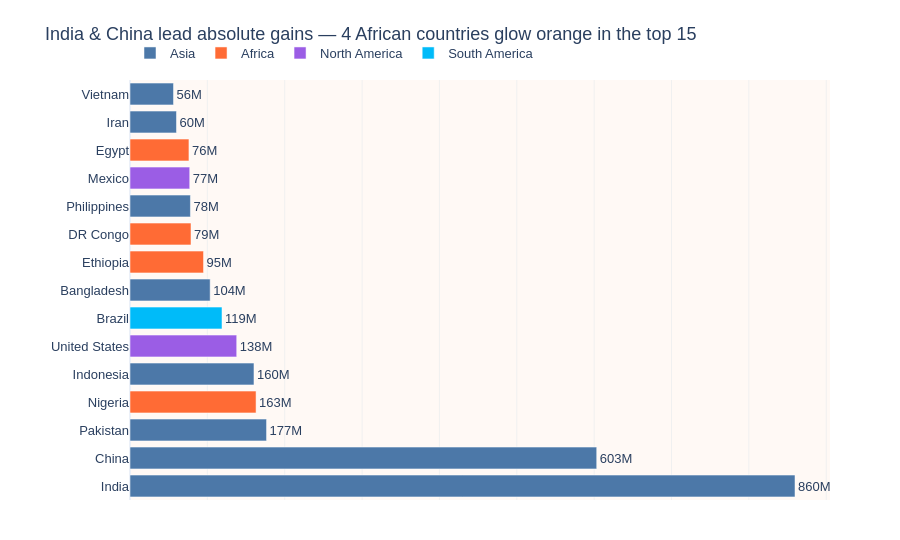

Here is the notebook cell this chart was saved with:
### Markdown cell above
**Chart choice & justification:** *Which chart did you choose, and why? Justify design choices.

**Sorted horizontal bar chart**, coloured by **continent**. Ranking absolute people added needs a shared baseline; continent colour makes Africa’s presence in the top 15 pop visually (orange) without a separate highlight layer.

### Code cell
# Q2 — WHY a SORTED HORIZONTAL BAR chart?
# Ranking "who added the most people" needs a shared zero baseline → bars beat areas/pies.
# Horizontal layout fits long country names; sorting by gain makes the top 15 readable.
# Colour = continent so Africa's count in the top 15 is visible at a glance.

CONT = {
    'Africa': '#FF6B35', 'Asia': '#4C78A8', 'Europe': '#F2C14E',
    'North America': '#9B5DE5', 'South America': '#00BBF9', 'Oceania': '#00F5D4',
}

df['Pop_gain'] = df['2022 Population'] - df['1970 Population']
top15 = df.nlargest(15, 'Pop_gain').copy()
n_africa = int((top15['Continent'] == 'Africa').sum())
order = top15.sort_values('Pop_gain', ascending=True)['Country'].tolist()

fig = px.bar(
    top15, x='Pop_gain', y='Country', color='Continent', orientation='h',
    color_discrete_map=CONT, category_orders={'Country': order},
    labels={'Pop_gain': 'People added 1970–2022', 'Country': '', 'Continent': ''},
    template='plotly_white', height=540,
)
gain_map = top15.set_index('Country')['Pop_gain']
for tr in fig.data:
    tr.text = [f"{gain_map.loc[c]/1e6:.0f}M" for c in tr.y]
    tr.textposition = 'outside'
    tr.cliponaxis = False

fig.update_layout(
    title=f'India & China lead absolute gains — {n_africa} African countries glow orange in the top 15',
    font=dict(family='Arial', size=13),
    xaxis=dict(showgrid=True, gridcolor='#F0F0F0', title='', showticklabels=False),
    yaxis=dict(showgrid=False),
    legend=dict(orientation='h', x=0, y=1.1, title=''),
    plot_bgcolor='#FFF9F5',
    margin=dict(l=130, r=70, t=80, b=40), bargap=0.22,
)
fig.show()

### Figure 1 — Plotly figure (JSON) as saved in the notebook; plotly's stock layout.template omitted (floating-point values rounded to 4 significant figures)
{"data": [{"cliponaxis": false, "hovertemplate": "=%{y}<br>People added 1970–2022=%{x}<extra></extra>", "legendgroup": "Asia", "marker": {"color": "#4C78A8", "pattern": {"shape": ""}}, "name": "Asia", "orientation": "h", "showlegend": true, "text": ["860M", "603M", "177M", "160M", "104M", "78M", "60M", "56M"], "textposition": "outside", "type": "bar", "x": [859671872, 603352887, 176533990, 160272945, 103644512, 78123423, 60100865, 56258007], "xaxis": "x", "y": ["India", "China", "Pakistan", "Indonesia", "Bangladesh", "Philippines", "Iran", "Vietnam"], "yaxis": "y"}, {"cliponaxis": false, "hovertemplate": "=%{y}<br>People added 1970–2022=%{x}<extra></extra>", "legendgroup": "Africa", "marker": {"color": "#FF6B35", "pattern": {"shape": ""}}, "name": "Africa", "orientation": "h", "showlegend": true, "text": ["163M", "95M", "79M", "76M"], "textposition": "outside", "type": "bar", "x": [162971948, 95071678, 78858479, 76208117], "xaxis": "x", "y": ["Nigeria", "Ethiopia", "DR Congo", "Egypt"], "yaxis": "y"}, {"cliponaxis": false, "hovertemplate": "=%{y}<br>People added 1970–2022=%{x}<extra></extra>", "legendgroup": "North America", "marker": {"color": "#9B5DE5", "pattern": {"shape": ""}}, "name": "North America", "orientation": "h", "showlegend": true, "text": ["138M", "77M"], "textposition": "outside", "type": "bar", "x": [137961517, 77214819], "xaxis": "x", "y": ["United States", "Mexico"], "yaxis": "y"}, {"cliponaxis": false, "hovertemplate": "=%{y}<br>People added 1970–2022=%{x}<extra></extra>", "legendgroup": "South America", "marker": {"color": "#00BBF9", "pattern": {"shape": ""}}, "name": "South America", "orientation": "h", "showlegend": true, "text": ["119M"], "textposition": "outside", "type": "bar", "x": [118943623], "xaxis": "x", "y": ["Brazil"], "yaxis": "y"}], "layout": {"bargap": 0.22, "barmode": "relative", "font": {"family": "Arial", "size": 13}, "height": 540, "legend": {"orientation": "h", "title": {"text": ""}, "tracegroupgap": 0, "x": 0, "y": 1.1}, "margin": {"b": 40, "l": 130, "r": 70, "t": 80}, "plot_bgcolor": "#FFF9F5", "title": {"text": "India & China lead absolute gains — 4 African countries glow orange in the top 15"}, "xaxis": {"anchor": "y", "domain": [0, 1], "gridcolor": "#F0F0F0", "showgrid": true, "showticklabels": false, "title": {"text": ""}}, "yaxis": {"anchor": "x", "categoryarray": ["India", "China", "Pakistan", "Nigeria", "Indonesia", "United States", "Brazil", "Bangladesh", "Ethiopia", "DR Congo", "Philippines", "Mexico", "Egypt", "Iran", "Vietnam"], "categoryorder": "array", "domain": [0, 1], "showgrid": false, "title": {"text": ""}}}}
